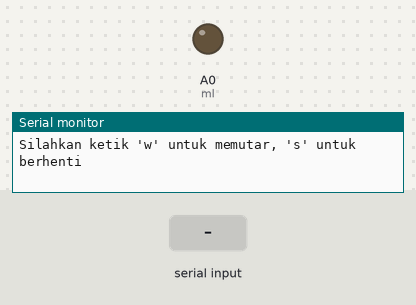
Recording of a sketch running on a simulated Arduino Uno, built with avr-gcc and run on an emulated ATmega328P. Parts: output pins drawn as LEDs (lit = HIGH), the last lines printed to the serial monitor. The inputs (shaded band) are chosen by the test bench.

Above: at 1.2 s.
1.3 s: "s" received over Serial
At 3.5 s:
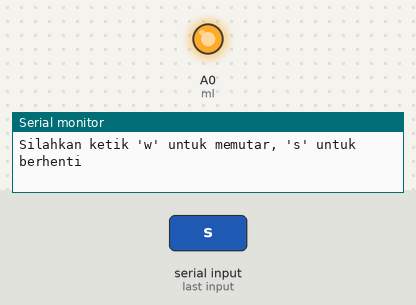
3.8 s: "w" received over Serial
At 5.5 s:
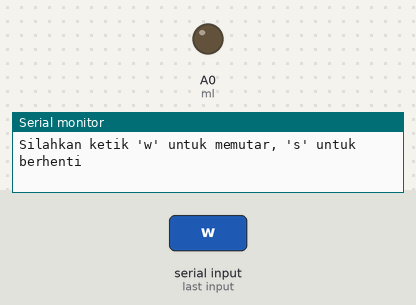
Timing chart, 0 to 7.0 s (numbered marks = the images above; inputs shaded):
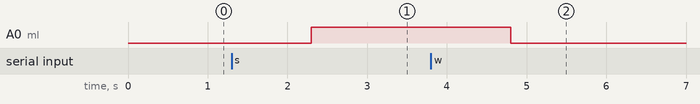

Measured:
- after the input at 1.3 s, A0 (ml): LOW → HIGH after 1.0 s
- after the input at 3.8 s, A0 (ml): HIGH → LOW after 1.0 s

The sketch:

sketch_Bluetooth.ino
```cpp
int ml=A0;
int h=255;
int l=0;
String motion;

void setup() {
  // put your setup code here, to run once:
  Serial.begin(9600);
  pinMode(ml,OUTPUT);
}

void loop() {
  // put your main code here, to run repeatedly:
  Serial.println("Silahkan ketik 'w' untuk memutar, 's' untuk berhenti");
  while(Serial.available()==0){ }

  motion=Serial.readString();
  if(motion=="w"){
  analogWrite(ml,l);
  }

  if(motion=="s"){
  analogWrite(ml,h);
  }

}
```
